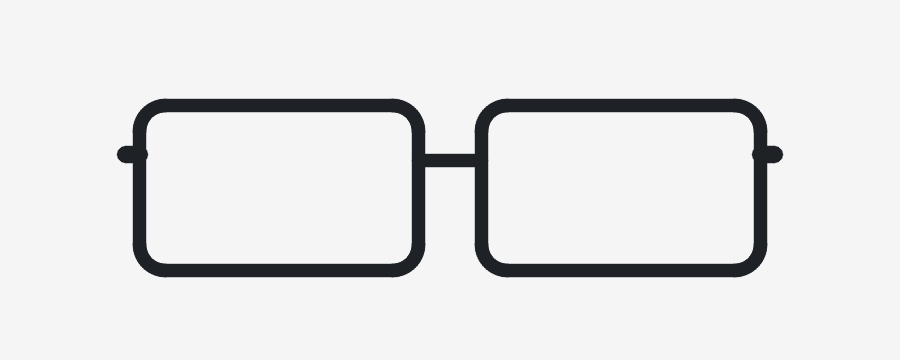
#> input picture tools/test_glasses.jpg, 900 x 360 px
$ python -i scrape_ainyainak.py   (imports and definitions only)
#> lines starting #> are read from the running program, lines starting #| are printed output that depends on the picture; after the words box and inside, x2 and y2 are one past the last pixel; in counts of white or black regions, pixels touching at a corner belong together
#> further down, picture is the input picture: shape (360, 900, 3); mean B, G, R 229.8, 229.4, 229.1
"""
scrape_ainyainak.py — جمع نظارات شمسية من متجر عيني عينك (Salla) وتحويلها
إلى أصول كتالوج عبر assetkit.prep.

لماذا هذا المتجر مصدر أفضل من مسار extract_worn:
  • ينشر المقاسات الثلاثة بالمليمتر لكل منتج (قطر العدسة / Bridge / طول الذراع)
    — وهي الأرقام التي يطلبها prep.py، ولا تتوفر أبدًا من صورة منتج وحدها.
  • صور المنتج على خلفية بيضاء موحّدة: بكسلات نظيفة وحواف حادة، لا تلوّث
    ببشرة وشعر وانعكاسات كما في الصور المرتدَاة.

التحدي الوحيد: معظم صور المنتج بزاوية 3/4 لا أمامية، و prep.py يفترض صورة
أمامية (يشتق الجسر من أنحف الأعمدة والمفصلتين من الطرفين). لذلك يُنتقى الإطار
الأمامي آليًا بمقياس **تماثل مرآتي** لقناع الألفا: الواجهة الأمامية متماثلة
حول محورها الرأسي، أما زاوية 3/4 فتُظهر ذراعًا واحدة فتكسر التماثل.

    python -m tools.scrape_ainyainak fetch  --limit 40 --out work/ainy
    python -m tools.scrape_ainyainak build  --work work/ainy --out catalog
"""
from __future__ import annotations
from pathlib import Path
import argparse
import json
import re
import time
import urllib.request

import cv2
import numpy as np

BASE = "https://ainyainak.sa"
UA = ("Mozilla/5.0 (Windows NT 10.0; Win64; x64) AppleWebKit/537.36 "
      "(KHTML, like Gecko) Chrome/131.0.0.0 Safari/537.36")

IMG_RX = re.compile(r"https://cdn\.salla\.sa/GQOBV/[A-Za-z0-9]+\.(?:jpg|png|webp)")

# المقاسات كما ينشرها المتجر داخل وصف المنتج
RX_LENS = re.compile(r"قطر\s+العدسة\s*[:：]\s*(\d{2,3})")
RX_BRIDGE = re.compile(r"(?:Bridge|الجسر)\s*[:：]\s*(\d{2,3})")
RX_TEMPLE = re.compile(r"(?:طول\s+الذراع|Temple)\s*[:：]\s*(\d{2,3})")


# [12 lines left out: function get2, not called in this run]


def get(url: str, tries: int = 3) -> bytes:
    return get2(url, tries)[0]


# ------------------------------------------------------------------ الفهرسة
# [41 lines left out: functions product_ids, store_common_images, parse_product, not called in this run]


# ----------------------------------------------- انتقاء الإطار الأمامي آليًا
def _alpha_mask(bgr: np.ndarray) -> np.ndarray | None:
    """قناع سريع بعتبة على مسافة اللون عن خلفية محيط الصورة (بلا GrabCut)."""
    h, w = bgr.shape[:2]
#> h = 360; w = 900
    b = max(2, int(min(h, w) * 0.02))
#> b = 7
    ring = np.concatenate([bgr[:b].reshape(-1, 3), bgr[-b:].reshape(-1, 3),
                           bgr[:, :b].reshape(-1, 3), bgr[:, -b:].reshape(-1, 3)])
    bg = np.median(ring, axis=0)
#> bg = [245, 245, 245]
    spread = float(np.median(np.abs(ring - bg)))
#> spread = 0
    if spread > 12:
        return None                     # الخلفية غير موحّدة → صورة لايف ستايل
    dist = np.linalg.norm(bgr.astype(np.float32) - bg, axis=2)
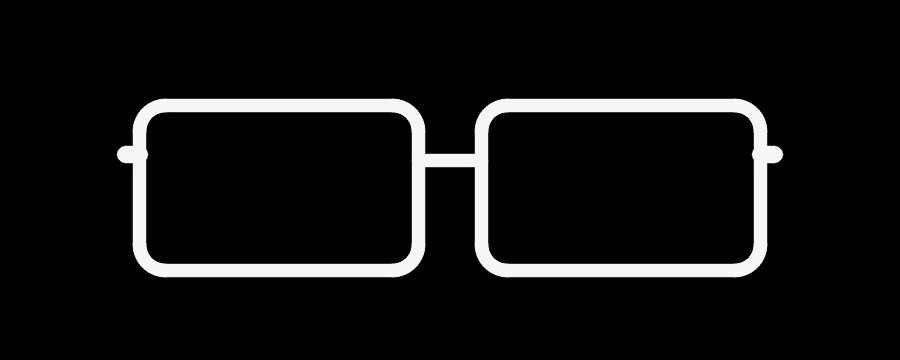
#> dist: shape (360, 900) float64; min 0, max 378.2, mean 27.1; drawn with min black and max white
    m = (dist > max(18.0, 6.0 * spread)).astype(np.uint8)
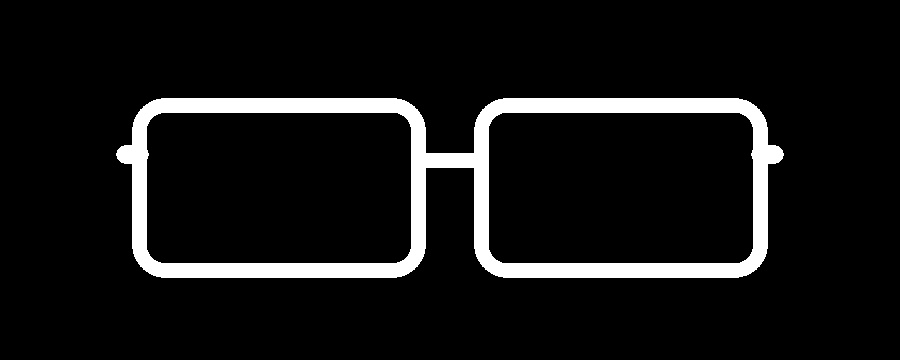
#> m: shape (360, 900); values 0 (black) and 1 (white), 8.2% white; 1 white region, box (x1, y1, x2, y2) and area: (116, 98, 784, 278) 26433
    n, lab, stats, _ = cv2.connectedComponentsWithStats(m, 8)
#> n = 2; stats = [[0, 0, 900, 360, 297567], [116, 98, 668, 180, 26433]]
    if n <= 1:
        return None
    k = 1 + int(np.argmax(stats[1:, cv2.CC_STAT_AREA]))
#> k = 1
    return (lab == k).astype(np.uint8)


def frontality(bgr: np.ndarray) -> tuple[float, dict]:
    """
    درجة "أماميّة" الصورة = IoU بين قناع النظارة وصورته المرآتية.

    الواجهة الأمامية متماثلة حول محورها الرأسي فتعطي IoU عاليًا؛ أما زاوية
    3/4 فتُظهر ذراعًا ممتدة على جانب واحد فينهار التماثل.
    """
    m = _alpha_mask(bgr)
    if m is None:
        return 0.0, {"reason": "خلفية غير موحّدة"}
    ys, xs = np.where(m > 0)
    if ys.size < 200:
        return 0.0, {"reason": "قناع صغير جدًا"}
    crop = m[ys.min():ys.max() + 1, xs.min():xs.max() + 1]
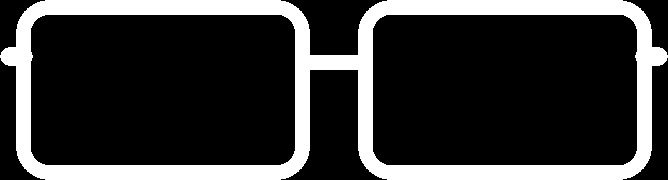
#> crop: shape (180, 668); values 0 (black) and 1 (white), 22% white; 1 white region, box (x1, y1, x2, y2) and area: (0, 0, 668, 180) 26433
    flip = crop[:, ::-1]
    inter = np.logical_and(crop, flip).sum()
#> inter = 26424
    union = np.logical_or(crop, flip).sum()
#> union = 26442
    iou = float(inter / union) if union else 0.0
#> iou = 0.999

    h, w = crop.shape
#> h = 180; w = 668
    aspect = w / max(1, h)
#> aspect = 3.71
    # الواجهة الأمامية عريضة ومنخفضة؛ ونطلب ثقبَي عدسة مغلقين
    inv = (crop == 0).astype(np.uint8) * 255
    ff = inv.copy()
    cv2.floodFill(ff, np.zeros((h + 2, w + 2), np.uint8), (0, 0), 0)
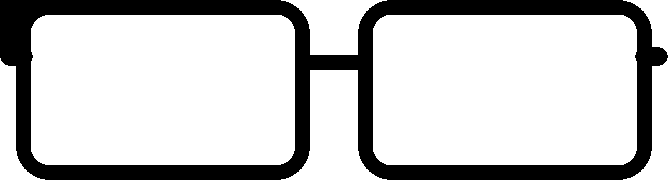
#> ff: shape (180, 668); 77.2% white; 1 black region, box (x1, y1, x2, y2) and area: (0, 0, 668, 180) 27460
    nh, _, hst, _ = cv2.connectedComponentsWithStats((ff > 0).astype(np.uint8), 8)
#> nh = 8; hst = [[0, 0, 668, 180, 27460], [281, 0, 106, 55, 3140], [623, 0, 45, 55, 1028], [31, 15, 264, 150, 39315], [373, 15, 264, 150, 39318], [0, 58, 45, 122, 2099], [623, 58, 45, 122, 2100], [281, 70, 106, 110, 5780]]
    holes = int(sum(1 for i in range(1, nh)
                    if hst[i, cv2.CC_STAT_AREA] > 0.02 * crop.size))
#> holes = 4
    return iou, {"iou": round(iou, 3), "aspect": round(aspect, 2), "holes": holes}


# [99 lines left out: functions pick_front, cmd_fetch, cmd_build, main, not called in this run]


# [2 lines not run here, left out]

>>> import cv2
>>> picture = cv2.imread('test_glasses.jpg')
>>> result = frontality(picture)
